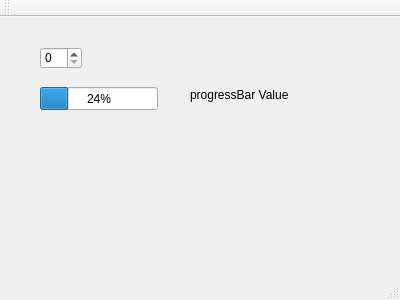
<?xml version="1.0" encoding="UTF-8"?>
<ui version="4.0">
 <class>MainWindow</class>
 <widget class="QMainWindow" name="MainWindow">
  <property name="geometry">
   <rect>
    <x>0</x>
    <y>0</y>
    <width>400</width>
    <height>300</height>
   </rect>
  </property>
  <property name="windowTitle">
   <string>MainWindow</string>
  </property>
  <widget class="QWidget" name="centralWidget">
   <widget class="QSpinBox" name="spinBox">
    <property name="geometry">
     <rect>
      <x>40</x>
      <y>30</y>
      <width>42</width>
      <height>22</height>
     </rect>
    </property>
    <property name="maximum">
     <number>100</number>
    </property>
   </widget>
   <widget class="QProgressBar" name="progressBar">
    <property name="geometry">
     <rect>
      <x>40</x>
      <y>70</y>
      <width>118</width>
      <height>23</height>
     </rect>
    </property>
    <property name="value">
     <number>24</number>
    </property>
   </widget>
   <widget class="QLabel" name="label">
    <property name="geometry">
     <rect>
      <x>190</x>
      <y>70</y>
      <width>101</width>
      <height>16</height>
     </rect>
    </property>
    <property name="text">
     <string>progressBar Value</string>
    </property>
   </widget>
   <widget class="QLabel" name="labelPr">
    <property name="geometry">
     <rect>
      <x>290</x>
      <y>70</y>
      <width>101</width>
      <height>16</height>
     </rect>
    </property>
    <property name="text">
     <string/>
    </property>
   </widget>
  </widget>
  <widget class="QMenuBar" name="menuBar">
   <property name="geometry">
    <rect>
     <x>0</x>
     <y>0</y>
     <width>400</width>
     <height>21</height>
    </rect>
   </property>
  </widget>
  <widget class="QToolBar" name="mainToolBar">
   <attribute name="toolBarArea">
    <enum>TopToolBarArea</enum>
   </attribute>
   <attribute name="toolBarBreak">
    <bool>false</bool>
   </attribute>
  </widget>
  <widget class="QStatusBar" name="statusBar"/>
 </widget>
 <layoutdefault spacing="6" margin="11"/>
 <resources/>
 <connections/>
</ui>
